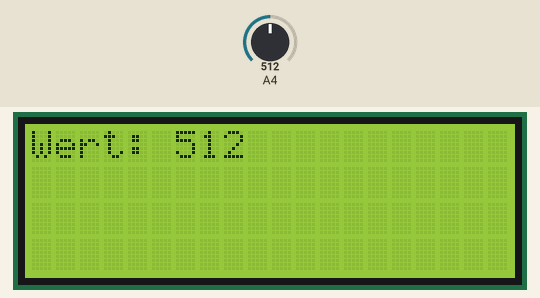
Recording of a sketch running on a simulated Arduino Uno, built with avr-gcc and run on an emulated ATmega328P. On the bench: 20×4 character LCD. The inputs (shaded band) are chosen by the test bench; at power-on: A4 = 512.

Above: at 2.0 s.
2.1 s: A4 set to 716
At 2.8 s:
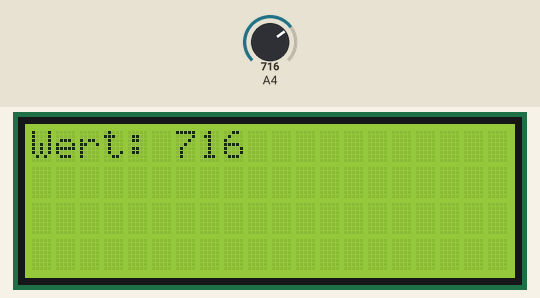
3.6 s: A4 set to 900
At 4.1 s:
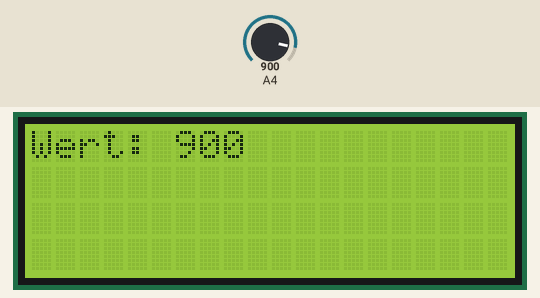
6.6 s: A4 set to 1023
At 8.0 s:
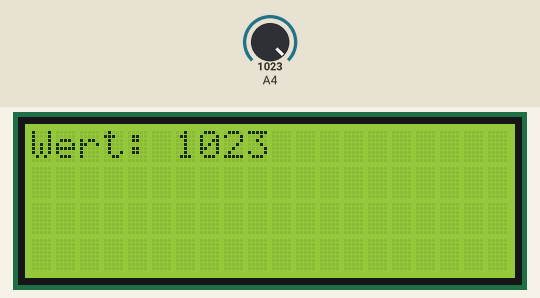
Timing chart, 0 to 9.6 s (numbered marks = the images above; inputs shaded):
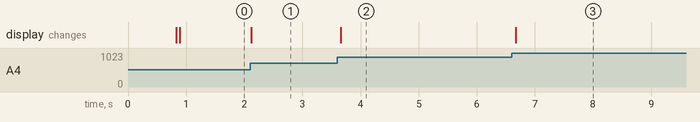

Measured:
- after the input at 2.1 s, the display: changes at once (image 1)
- after the input at 3.6 s, the display: changes after 0.06 s (image 2)
- after the input at 6.6 s, the display: changes after 0.07 s (image 3)

The sketch:

Teile_test.ino
```cpp
#include <Wire.h>
#include <LiquidCrystal_I2C.h>

LiquidCrystal_I2C lcd(0x27,20,4);
void setup() {
lcd.init();

lcd.backlight();
lcd.print("Let's get ready!");
delay(750);
lcd.clear();
}

void loop() {
  delay(50);
lcd.clear();
int wert = analogRead(A4);
lcd.print("Wert: ");
lcd.print(wert);
}
```
